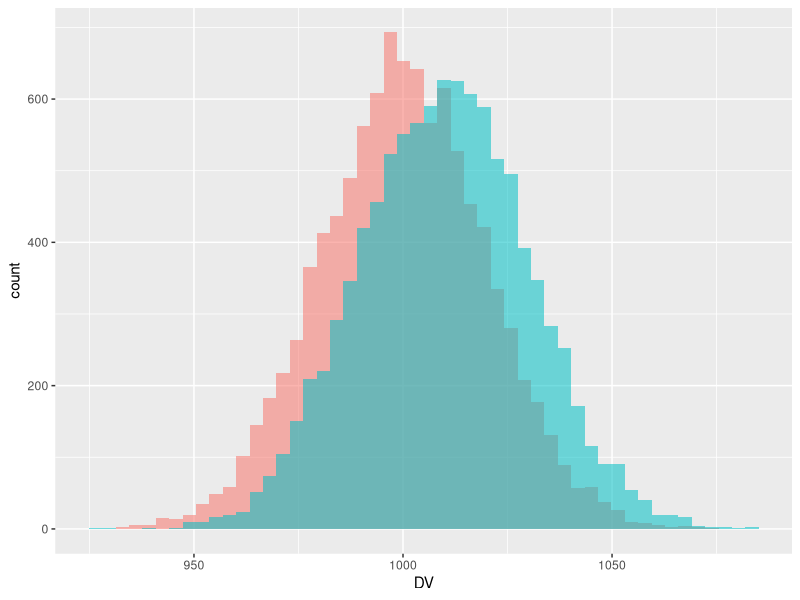
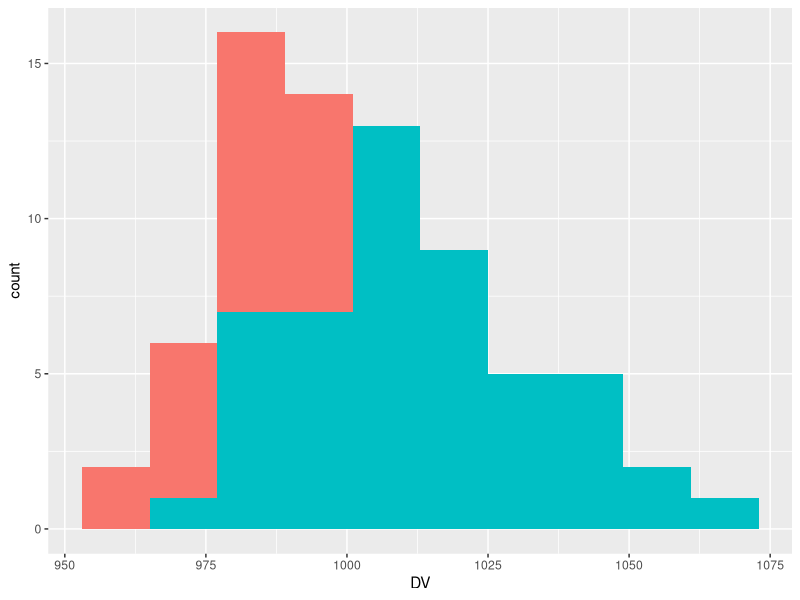
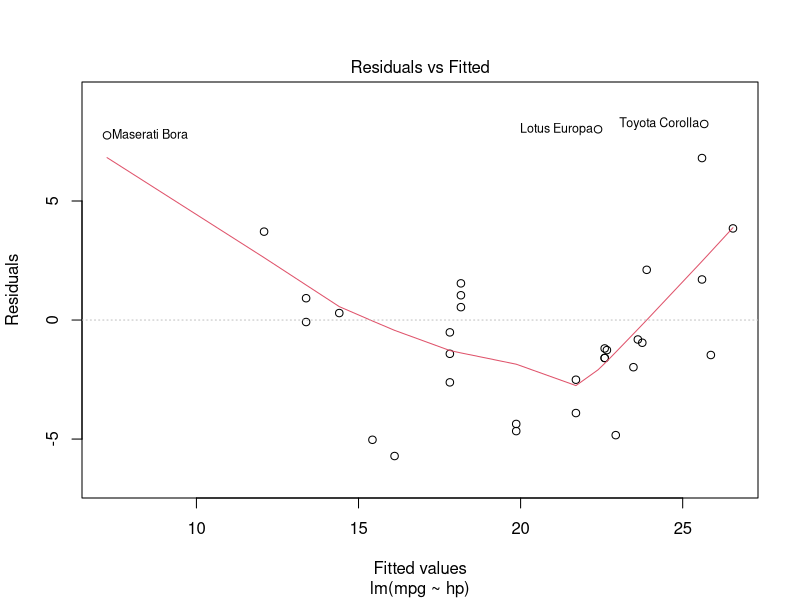
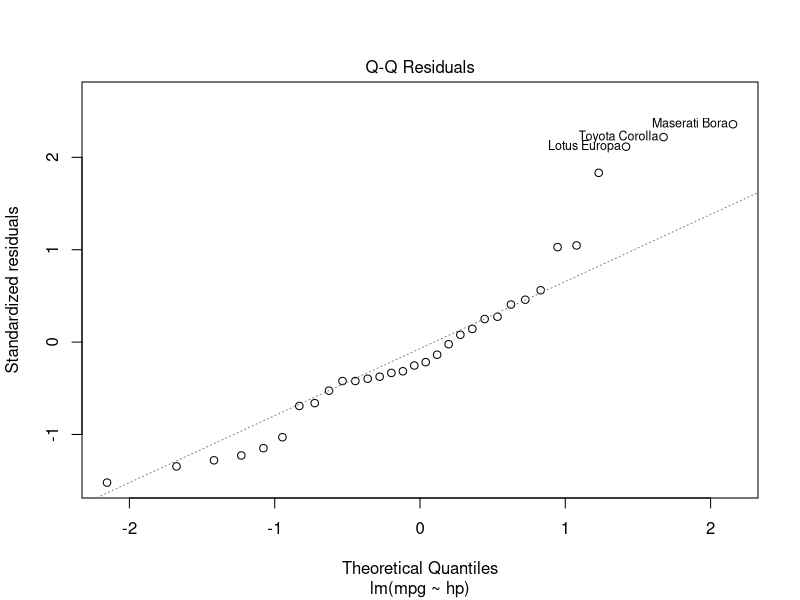
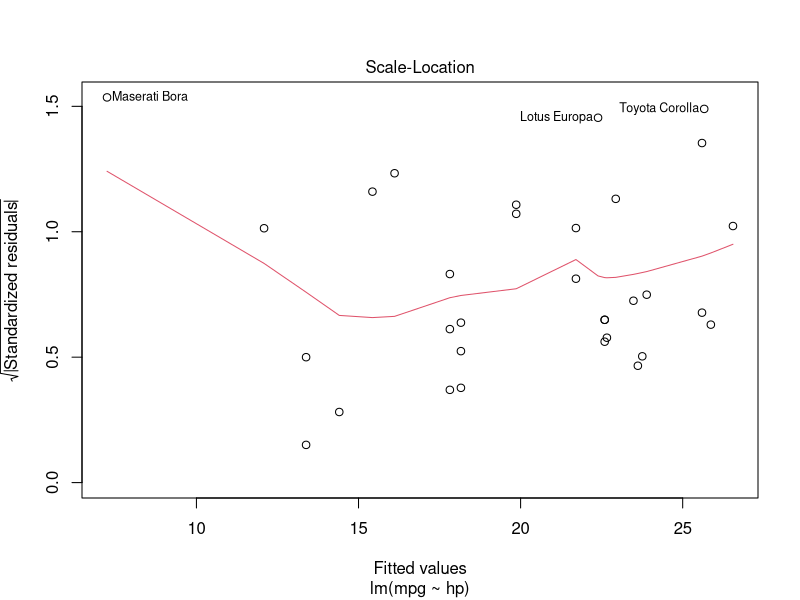
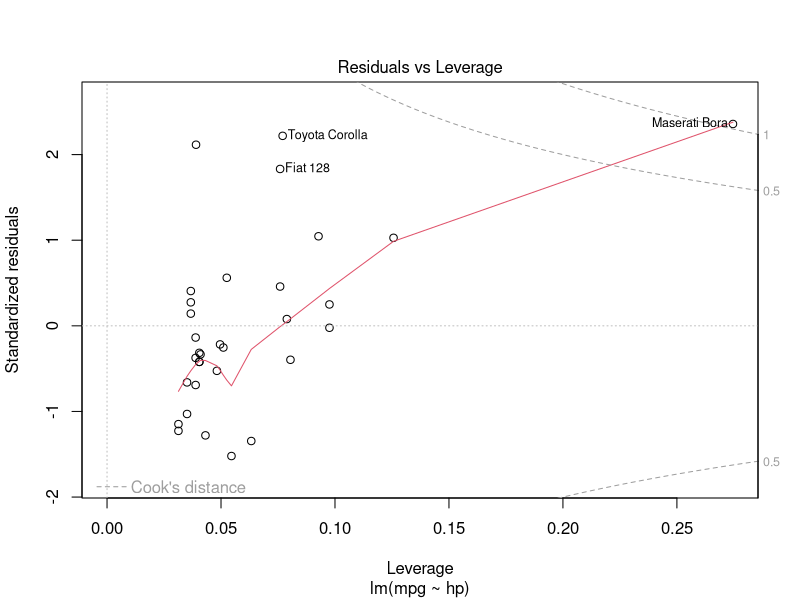
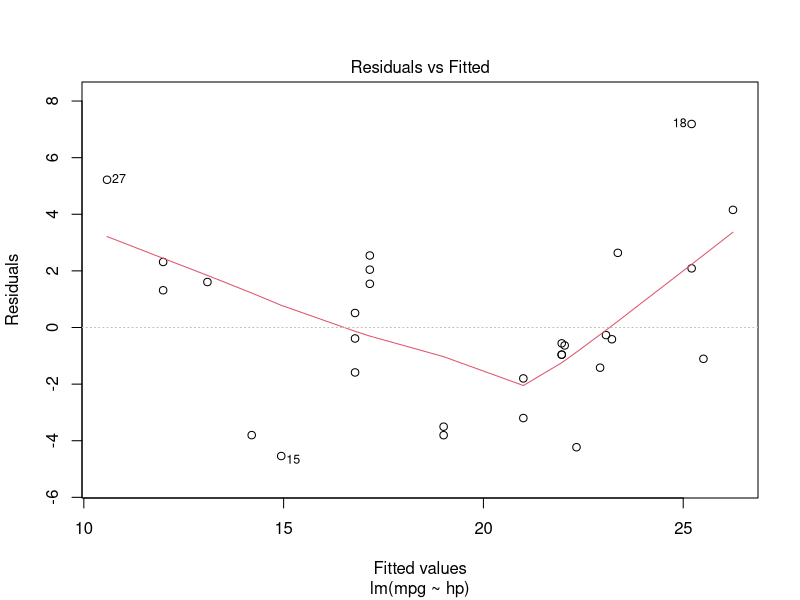
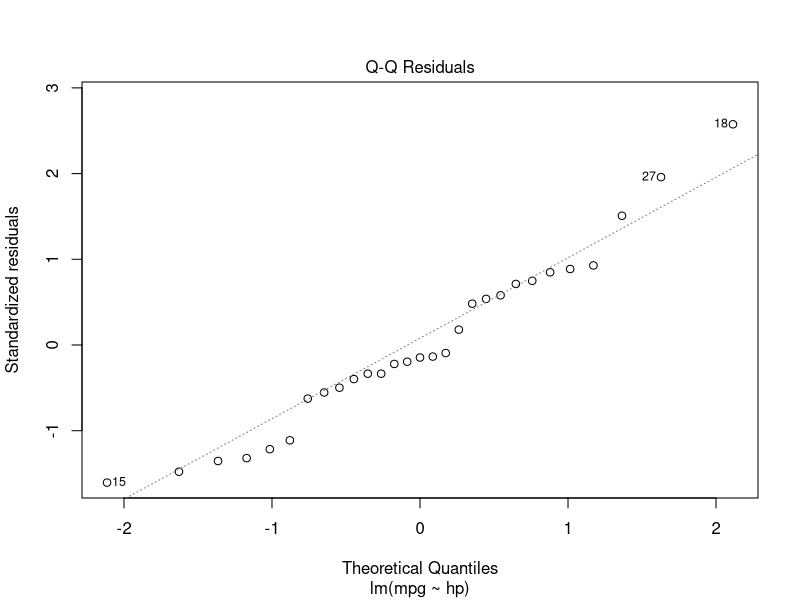

R code for these plots, in order:
## ---- chunk 1
knitr::opts_chunk$set(echo = TRUE)
## ---- chunk 2
library(tidyverse)
library(broom)
library(afex)
library(emmeans)
## ---- chunk 3
set.seed(1234)
DV <- c(rnorm(10000, 1000, 20), rnorm(10000, 1010, 20))
condition <- c(rep("Condition_A", 10000), rep("Condition_B", 10000))
my_data <- tibble(condition, DV)
## ---- chunk 4
my_data %>%
  ggplot(aes(x = DV, fill = condition, alpha = .5)) +
  geom_histogram(data = filter(my_data, condition == "Condition_A"), bins = 50) +
  geom_histogram(data = filter(my_data, condition == "Condition_B"), bins = 50) +
  guides(fill = FALSE, alpha = FALSE)
## ---- chunk 5
set.seed(1234)
DV <- c(rnorm(50, 1000, 20), rnorm(50, 1010, 20))
condition <- c(rep("Condition_A", 50), rep("Condition_B", 50))
my_data <- tibble(condition, DV)
## ---- chunk 6
my_data %>%
  ggplot(aes(x = DV, fill = condition)) +
  geom_histogram(data = filter(my_data, condition == "Condition_A"), bins = 10) +
  geom_histogram(data = filter(my_data, condition == "Condition_B"), bins = 10) +
  guides(fill = FALSE, alpha = FALSE)
## ---- chunk 7
my_data %>%
  group_by(condition) %>%
  summarise(mean_dv = mean(DV), sd_dv = sd(DV))
## ---- chunk 8
t.test(my_data[condition == "Condition_A",]$DV, my_data[condition == "Condition_B",]$DV)
## ---- chunk 9
tidy(t.test(my_data[condition == "Condition_A",]$DV, 
            my_data[condition == "Condition_B",]$DV))
## ---- chunk 10
all_data <- NULL
set.seed(1234)
for (i in 1:1000) {
  DV <- c(rnorm(50, 1000, 20), rnorm(50, 1010, 20))
  condition <- c(rep("Condition_A", 50), rep("Condition_B", 50))
  my_data <- tibble(condition, DV, i)
  all_data <- rbind(all_data, my_data)
}
## ---- chunk 11
all_results <- NULL
for (n in 1:1000) {
  my_data_filt <- all_data %>% filter(i == n)
  result <- tidy(t.test(my_data_filt[condition == "Condition_A",]$DV, 
                        my_data_filt[condition == "Condition_B",]$DV))
  all_results <- rbind(result, all_results)
}
## ---- chunk 12
head(all_results)
## ---- chunk 13
count(all_results %>% filter(p.value < .05))
## ---- chunk 14
model <- lm(mpg ~ hp, data = mtcars)
## ---- chunk 15
summary(model)
## ---- chunk 16
plot(model)
## ---- chunk 17
renamed_mtcars <- mtcars %>%
  rownames_to_column()

filtered_mtcars <- filter(renamed_mtcars, (rowname != ("Maserati Bora")) & 
                            (rowname != ("Lotus Europa")) &
                            (rowname != ("Toyota Corolla")))
## ---- chunk 18
model <- lm(mpg ~ hp, data = filtered_mtcars)
summary(model)
plot(model)
## ---- chunk 19
filtered_mtcars %>% 
  ggplot(aes(x = hp, y = mpg)) + 
  geom_point() +
  geom_smooth(method = "lm")
## ---- chunk 20
model_null <- lm(mpg ~ 1, data = filtered_mtcars)
## ---- chunk 21
mean_intercept <- mean(filtered_mtcars$mpg)

filtered_mtcars %>% 
  ggplot(aes(x = hp, y = mpg)) + 
  geom_point() +
  geom_hline(yintercept = mean_intercept, colour = "red")

filtered_mtcars %>% 
  ggplot(aes(x = hp, y = mpg)) + 
  geom_point() +
  geom_smooth(method = "lm", se = FALSE) +
  geom_hline(yintercept = mean_intercept, colour = "red", size = 1)
## ---- chunk 22
anova(model, model_null)
## ---- chunk 23
filtered_mtcars %>%
  group_by(cyl) %>%
  summarise(mean = mean(mpg), sd = sd(mpg))

## ---- chunk 24
filtered_mtcars$cyl <- as.factor(filtered_mtcars$cyl) 

model_ANOVA <- aov_4(mpg ~ cyl + (1 | rowname), data = filtered_mtcars)
nice(model_ANOVA)
summary(model_ANOVA)
## ---- chunk 25
emmeans(model_ANOVA, pairwise ~ cyl)
## ---- chunk 26
filtered_mtcars %>%
  ggplot(aes(x = cyl, y = mpg, fill = cyl)) +
  geom_violin() +
  stat_summary(fun.data = "mean_cl_boot") +
  labs(x = "Number of Cylinders", y = "MPG", 
       title = "Plot of MPG against Number of Cylinders", 
       subtitle = "mtcars dataset filtered") +
  guides(fill = FALSE)
